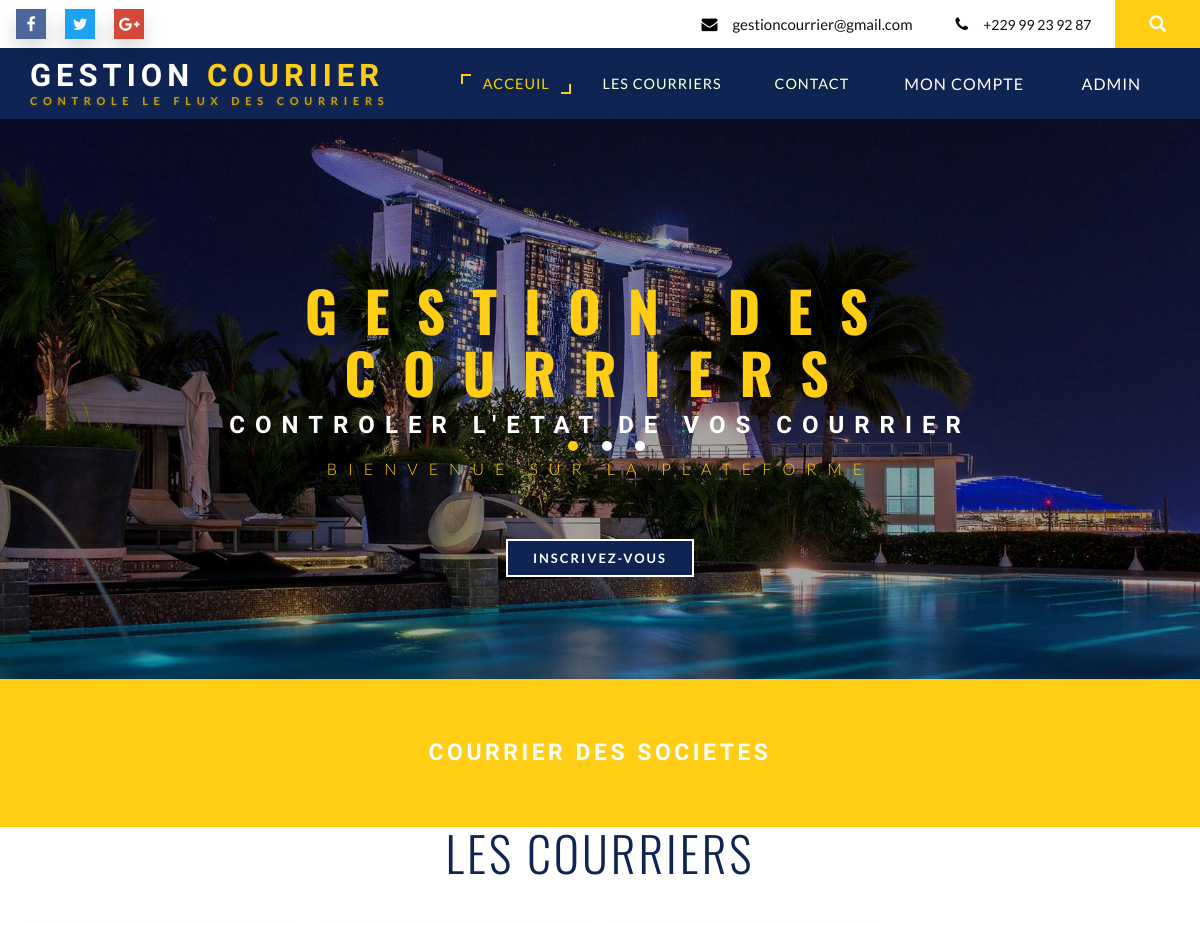
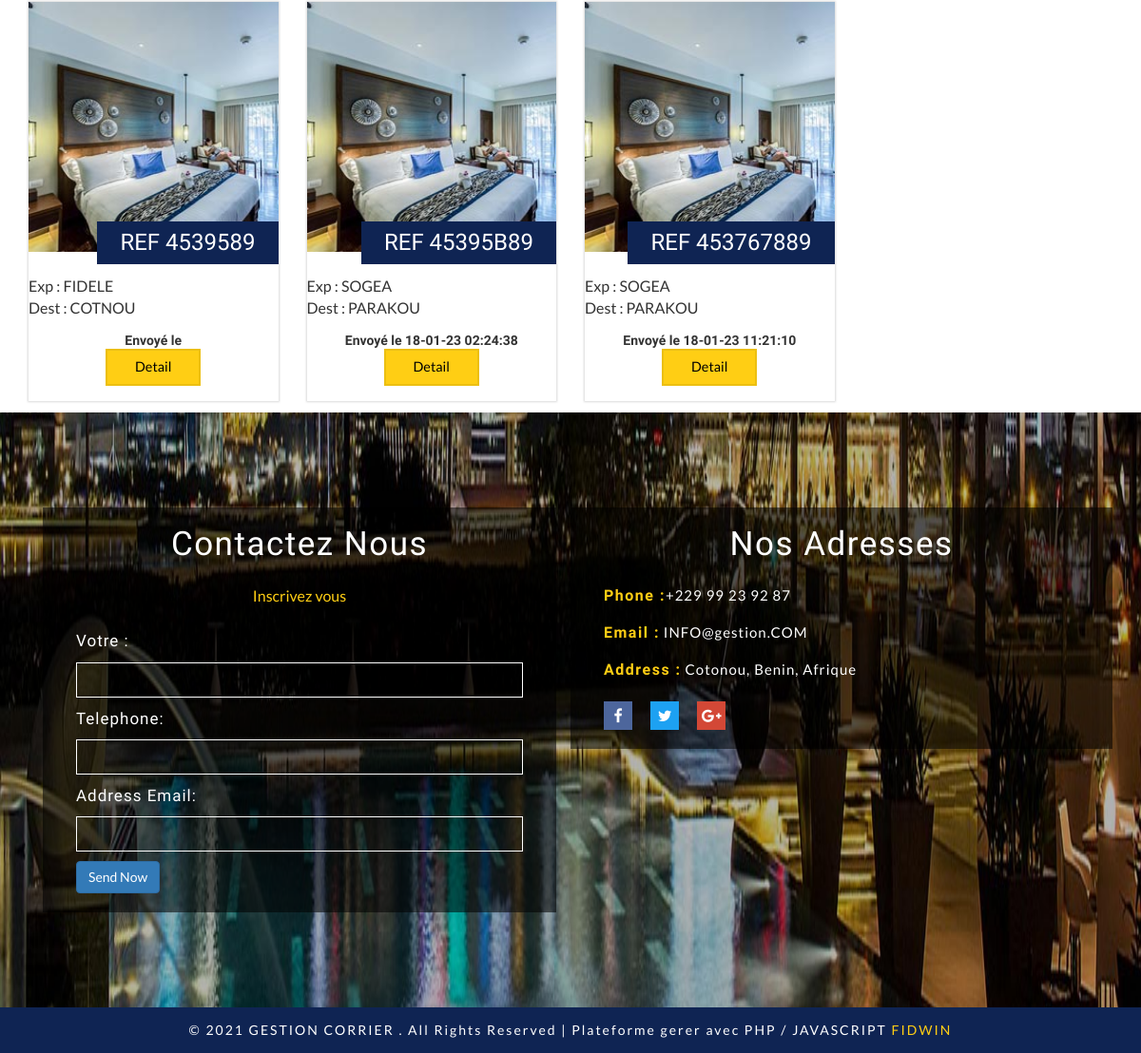
The page / on the database its author committed (2 pictures, top to bottom).
### tables this page shows
CREATE TABLE IF NOT EXISTS `_courrier` (
  `num_courrier` varchar(100) NOT NULL,
  `objet_courrier` varchar(300) NOT NULL,
  `date_courrier` date NOT NULL,
  `ref_courrier` varchar(30) NOT NULL,
  `type_courrier` varchar(100) NOT NULL,
  `date_time_act` varchar(300) NOT NULL,
  `id_courrier` int(11) NOT NULL AUTO_INCREMENT,
  `expe` varchar(400) NOT NULL,
  `desti` varchar(300) NOT NULL,
  `desc` text NOT NULL,
  `nom_usager` varchar(400) NOT NULL,
  `titre` varchar(300) NOT NULL,
  `nom` varchar(300) NOT NULL,
  `prenom` varchar(30) NOT NULL,
  `email` varchar(30) NOT NULL,
  `type_carte` varchar(30) NOT NULL,
  `num_carte` varchar(45) NOT NULL,
  `tel` int(100) NOT NULL,
  `odjet` text NOT NULL,
  `adress_fichier` varchar(300) NOT NULL,
  `statut` tinyint(1) NOT NULL,
  PRIMARY KEY (`id_courrier`)
);

### index.php (the view, shortened to what this page needs)
<!DOCTYPE html>
	<html lang="en">
	<head>
	<link href="css/bootstrap.css" rel="stylesheet" type="text/css" media="all" />
	<link href="css/font-awesome.css" rel="stylesheet">
	<link rel="stylesheet" href="css/chocolat.css" type="text/css" media="screen">
	<link href="css/easy-responsive-tabs.css" rel='stylesheet' type='text/css'/>
	<link rel="stylesheet" href="css/flexslider.css" type="text/css" media="screen" property="" />
	<link rel="stylesheet" href="css/jquery-ui.css" />
	<link href="css/style.css" rel="stylesheet" type="text/css" media="all" />
	</head>
    <body>
<div class="banner-top">
    <div class="social-bnr-agileits">
	<ul class="social-icons3">
		<li><a href="https://www.facebook.com/" class="fa fa-facebook icon-border facebook"> </a></li>
		<li><a href="https://twitter.com/" class="fa fa-twitter icon-border twitter"> </a></li>
		<li><a href="https://plus.google.com/u/0/" class="fa fa-google-plus icon-border googleplus"> </a></li>
	</ul>
	</div>
		<div class="contact-bnr-w3-agile">
			<ul>
				<li><i class="fa fa-envelope" aria-hidden="true"></i><a href="mailto:info@example.com">gestioncourrier@gmail.com</a></li>
				<li><i class="fa fa-phone" aria-hidden="true"></i>+229 99 23 92 87</li>
				<li class="s-bar">
				<div class="search">
					<label class="icon-search" for="search_box"><span class="glyphicon glyphicon-search" aria-hidden="true"></span></label>
							</div>
						</li>
					</ul>
				</div>
				<div class="clearfix"></div>
			</div>
		<div class="w3_navigation">
			<div class="container">
				<nav class="navbar navbar-default">
					<div class="navbar-header navbar-left">
						<h1><a class="navbar-brand" href="index.php">GESTION <span>COURIIER</span><p class="logo_w3l_agile_caption">Controle le flux des courriers</p></a></h1>
					</div>
					<div class="collapse navbar-collapse navbar-right" id="bs-example-navbar-collapse-1">
						<nav class="menu menu--iris">
							<ul class="nav navbar-nav menu__list">
								<li class="menu__item menu__item--current"><a href="" class="menu__link">Acceuil</a></li>
								<li class="menu__item"><a href="#about" class="menu__link scroll">Les Courriers</a></li>
								<li class="menu__item"><a href="#contact" class="menu__link scroll">Contact </a></li>
								<li class="menu__item"><a href="connexion.php" class="">Mon compte </a></li>
                                <li class="menu__item"><a href="admin.php" class="">Admin</a></li>
							</ul>
						</nav>
					</div>
				</nav>
			</div>
		</div>
<div id="home" class="w3ls-banner">
			<div class="slider">
				<div class="callbacks_container">
					<ul class="rslides callbacks callbacks1" id="slider4">
						<li>
							<div class="w3layouts-banner-top">
								<div class="container">
									<div class="agileits-banner-info">
									<h4>GESTION DES COURRIERS</h4>
										<h3>Controler l'etat de vos courrier</h3>
											<p>Bienvenue sur la Plateforme </p>
										<div class="agileits_w3layouts_more menu__item">
					<a href="connexion.php" class="menu__link" data-toggle="modal" data-target="#myModal"> Inscrivez-vous</a>
				</div>
									</div>
								</div>
							</div>
						</li>
					</ul>
				</div>
        <div id="availability-agileits">
        <div class="col-md-12 book-form-left-w3layouts">
            <a href="admin/reservation.php"><h2>COURRIER DES SOCIETES</h2></a>
        </div>
        </div>
        <?php
    $connexe = new mysqli("localhost", "root", "", "gestion_courrier");
    $requette = "SELECT * FROM _courrier ";
    $resultat = $connexe->query($requette);
    ?>
<div id = "about" class="container">
	<h3 class="title-w3-agileits title-black-wthree">LES COURRIERS</h3>
		<div class="priceing-table-main">
			<div class="row">
			<?php while ($row = mysqli_fetch_assoc($resultat)) { ?>
				<div class="col-md-3 price-grid" style="margin-bottom: 12px;">
					<div class="price-block agile">
						<div class="price-gd-top">
							<img src="images/r1.jpg" alt=" " class="img-responsive" />
								<h4><?php echo utf8_encode($row['ref_courrier']) ?></h4>
						</div>
						<div class="price-gd">
						    <div style="margin-top:25px">
							<p>Exp : <?php echo utf8_encode($row['expe']) ?></p>
							<p>Dest : <?php echo utf8_encode($row['desti']) ?></p>
						    </div>
						    <div class="price-selet">
						    <h5><span>Envoyé le </span><?php echo utf8_encode($row['date_time_act']) ?></h5>
						    <a href="#" >Detail</a>
					        </div>
				        </div>
			        </div>
		        </div>
			<?php } ?>
            </div>
		</div>
</div>
<section class="contact-w3ls" id="contact">
	<div class="container">
		<div class="col-lg-6 col-md-6 col-sm-6 contact-w3-agile2" data-aos="flip-left">
			<div class="contact-agileits">
				<h4>Contactez Nous</h4>
				<p class="contact-agile2">Inscrivez vous</p>
				<form  method="post" name="sentMessage" id="contactForm" >
					<div class="control-group form-group">
                            <label class="contact-p1">Votre :</label>
                            <input type="text" class="form-control" name="name" id="name" required >
                    </div>
                    <div class="control-group form-group">
                            <label class="contact-p1">Telephone:</label>
                            <input type="tel" class="form-control" name="phone" id="phone" required >
                    </div>
                    <div class="control-group form-group">
                            <label class="contact-p1">Address Email:</label>
                            <input type="email" class="form-control" name="email" id="email" required >
                    </div>
                    <input type="submit" name="sub" value="Send Now" class="btn btn-primary">
				</form>
			</div>
		</div>
		<div class="col-lg-6 col-md-6 col-sm-6 contact-w3-agile1" data-aos="flip-right">
			<h4>Nos Adresses</h4>
			<p class="contact-agile1"><strong>Phone :</strong>+229 99 23 92 87</p>
			<p class="contact-agile1"><strong>Email :</strong> <a href="mailto:name@example.com">INFO@gestion.COM</a></p>
			<p class="contact-agile1"><strong>Address :</strong> Cotonou, Benin, Afrique</p>
			<div class="social-bnr-agileits footer-icons-agileinfo">
				<ul class="social-icons3">
								<li><a href="#" class="fa fa-facebook icon-border facebook"> </a></li>
								<li><a href="#" class="fa fa-twitter icon-border twitter"> </a></li>
								<li><a href="#" class="fa fa-google-plus icon-border googleplus"> </a></li>
							</ul>
			</div>
		</div>
		<div class="clearfix"></div>
	</div>
</section>
        <div class="copy">
            <p>© 2021 GESTION CORRIER . All Rights Reserved | Plateforme gerer avec PHP / JAVASCRIPT <a href="index.php">FIDWIN</a> </p>
        </div>
        <link rel="stylesheet" href="css/swipebox.css">
    </body>
    </html>

### css/chocolat.css (style rules this page uses)
body { margin:0; padding:0; }

### css/easy-responsive-tabs.css (style rules this page uses)
body { margin: 0px; padding: 0px; background: #f5f5f5; font-weight: 500; }
ul.resp-tabs-list, p { margin: 0px; padding: 0px; }

### rows shown on the page
_courrier: ref_courrier "REF 4539589", expe "FIDELE", desti "COTNOU"
_courrier: ref_courrier "REF 45395B89", expe "SOGEA", desti "PARAKOU", date_time_act "18-01-23 02:24:38"
_courrier: ref_courrier "REF 453767889", expe "SOGEA", desti "PARAKOU", date_time_act "18-01-23 11:21:10"
